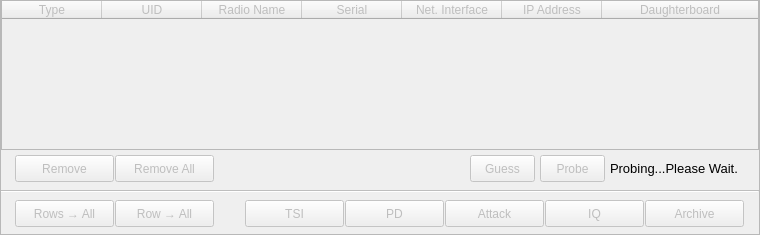
        <widget class="QFrame" name="frame1_5">
         <property name="geometry">
          <rect>
           <x>295</x>
           <y>30</y>
           <width>760</width>
           <height>235</height>
          </rect>
         </property>
         <property name="frameShape">
          <enum>QFrame::StyledPanel</enum>
         </property>
         <property name="frameShadow">
          <enum>QFrame::Raised</enum>
         </property>
         <widget class="QPushButton" name="pushButton_archive_2">
          <property name="enabled">
           <bool>false</bool>
          </property>
          <property name="geometry">
           <rect>
            <x>645</x>
            <y>200</y>
            <width>99</width>
            <height>27</height>
           </rect>
          </property>
          <property name="text">
           <string>Archive</string>
          </property>
         </widget>
         <widget class="QTableWidget" name="tableWidget_scan_results_2">
          <property name="enabled">
           <bool>false</bool>
          </property>
          <property name="geometry">
           <rect>
            <x>1</x>
            <y>0</y>
            <width>758</width>
            <height>150</height>
           </rect>
          </property>
          <property name="selectionMode">
           <enum>QAbstractItemView::SingleSelection</enum>
          </property>
          <property name="selectionBehavior">
           <enum>QAbstractItemView::SelectItems</enum>
          </property>
          <attribute name="horizontalHeaderStretchLastSection">
           <bool>true</bool>
          </attribute>
          <attribute name="verticalHeaderVisible">
           <bool>false</bool>
          </attribute>
          <column>
           <property name="text">
            <string>Type</string>
           </property>
          </column>
          <column>
           <property name="text">
            <string>UID</string>
           </property>
          </column>
          <column>
           <property name="text">
            <string>Radio Name</string>
           </property>
          </column>
          <column>
           <property name="text">
            <string>Serial</string>
           </property>
          </column>
          <column>
           <property name="text">
            <string>Net. Interface</string>
           </property>
          </column>
          <column>
           <property name="text">
            <string>IP Address</string>
           </property>
          </column>
          <column>
           <property name="text">
            <string>Daughterboard</string>
           </property>
          </column>
         </widget>
         <widget class="QPushButton" name="pushButton_tsi_2">
          <property name="enabled">
           <bool>false</bool>
          </property>
          <property name="geometry">
           <rect>
            <x>245</x>
            <y>200</y>
            <width>99</width>
            <height>27</height>
           </rect>
          </property>
          <property name="text">
           <string>TSI</string>
          </property>
         </widget>
         <widget class="QPushButton" name="pushButton_scan_results_remove_2">
          <property name="enabled">
           <bool>false</bool>
          </property>
          <property name="geometry">
           <rect>
            <x>15</x>
            <y>155</y>
            <width>99</width>
            <height>27</height>
           </rect>
          </property>
          <property name="text">
           <string>Remove</string>
          </property>
         </widget>
         <widget class="QLabel" name="label2_scan_results_probe_2">
          <property name="geometry">
           <rect>
            <x>610</x>
            <y>155</y>
            <width>145</width>
            <height>27</height>
           </rect>
          </property>
          <property name="font">
           <font>
            <pointsize>10</pointsize>
           </font>
          </property>
          <property name="text">
           <string>Probing...Please Wait.</string>
          </property>
          <property name="alignment">
           <set>Qt::AlignLeading|Qt::AlignLeft|Qt::AlignVCenter</set>
          </property>
         </widget>
         <widget class="QPushButton" name="pushButton_add_to_all_2">
          <property name="enabled">
           <bool>false</bool>
          </property>
          <property name="geometry">
           <rect>
            <x>115</x>
            <y>200</y>
            <width>99</width>
            <height>27</height>
           </rect>
          </property>
          <property name="text">
           <string>Row → All</string>
          </property>
         </widget>
         <widget class="QPushButton" name="pushButton_attack_2">
          <property name="enabled">
           <bool>false</bool>
          </property>
          <property name="geometry">
           <rect>
            <x>445</x>
            <y>200</y>
            <width>99</width>
            <height>27</height>
           </rect>
          </property>
          <property name="text">
           <string>Attack</string>
          </property>
         </widget>
         <widget class="QPushButton" name="pushButton_iq_2">
          <property name="enabled">
           <bool>false</bool>
          </property>
          <property name="geometry">
           <rect>
            <x>545</x>
            <y>200</y>
            <width>99</width>
            <height>27</height>
           </rect>
          </property>
          <property name="text">
           <string>IQ</string>
          </property>
         </widget>
         <widget class="QPushButton" name="pushButton_pd_2">
          <property name="enabled">
           <bool>false</bool>
          </property>
          <property name="geometry">
           <rect>
            <x>345</x>
            <y>200</y>
            <width>99</width>
            <height>27</height>
           </rect>
          </property>
          <property name="text">
           <string>PD</string>
          </property>
         </widget>
         <widget class="Line" name="line3_scan_results_2">
          <property name="enabled">
           <bool>false</bool>
          </property>
          <property name="geometry">
           <rect>
            <x>1</x>
            <y>190</y>
            <width>758</width>
            <height>2</height>
           </rect>
          </property>
          <property name="orientation">
           <enum>Qt::Horizontal</enum>
          </property>
         </widget>
         <widget class="QPushButton" name="pushButton_scan_results_guess_2">
          <property name="enabled">
           <bool>false</bool>
          </property>
          <property name="geometry">
           <rect>
            <x>470</x>
            <y>155</y>
            <width>65</width>
            <height>27</height>
           </rect>
          </property>
          <property name="text">
           <string>Guess</string>
          </property>
         </widget>
         <widget class="QPushButton" name="pushButton_scan_results_probe_2">
          <property name="enabled">
           <bool>false</bool>
          </property>
          <property name="geometry">
           <rect>
            <x>540</x>
            <y>155</y>
            <width>65</width>
            <height>27</height>
           </rect>
          </property>
          <property name="text">
           <string>Probe</string>
          </property>
         </widget>
         <widget class="QPushButton" name="pushButton_rows_to_all_2">
          <property name="enabled">
           <bool>false</bool>
          </property>
          <property name="geometry">
           <rect>
            <x>15</x>
            <y>200</y>
            <width>99</width>
            <height>27</height>
           </rect>
          </property>
          <property name="text">
           <string>Rows → All</string>
          </property>
         </widget>
         <widget class="QPushButton" name="pushButton_scan_results_remove_all_2">
          <property name="enabled">
           <bool>false</bool>
          </property>
          <property name="geometry">
           <rect>
            <x>115</x>
            <y>155</y>
            <width>99</width>
            <height>27</height>
           </rect>
          </property>
          <property name="text">
           <string>Remove All</string>
          </property>
         </widget>
        </widget>
